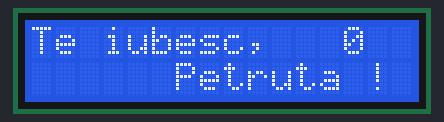
This sketch was run on a simulated Arduino Uno, built with avr-gcc and run on an emulated ATmega328P. On the bench: 16×2 character LCD.

Above: at 0.1 s.
At 4.1 s:
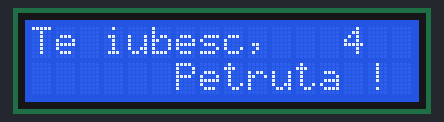
At 9.1 s:
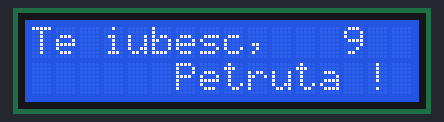
At 19.1 s:
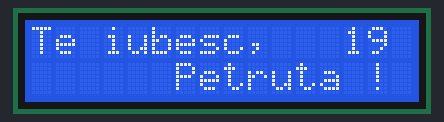
At 29.1 s:
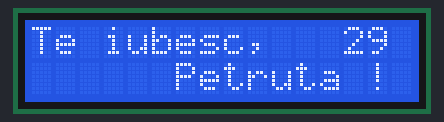
At 39.1 s:
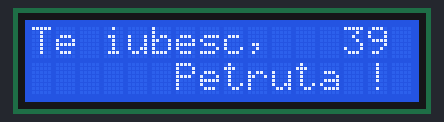

The sketch:

sketch_jul09b.ino
```cpp
      #include <LiquidCrystal.h>

      LiquidCrystal lcd(12, 11, 2, 3, 4, 5);
      //                sel, en, bit1, bit2...

      void setup() {
        lcd.begin(16, 2);   // 16 characters x 2 rows
        lcd.clear();
        lcd.print("Te iubesc,");
        lcd.setCursor(0, 1);  // move cursor to 0 on x and 1 on y axis
        lcd.print("      Petruta !");

      }

      void loop() {
        // put your main code here, to run repeatedly:
        int counter = millis() / 1000;
        lcd.setCursor(13, 0);  // move cursor to 0 on x and 1 on y axis
        lcd.print(counter);
      }
```

Measured:
- what the display in image 1 shows lasts 1.0 s, from 4.0 s to 5.0 s
